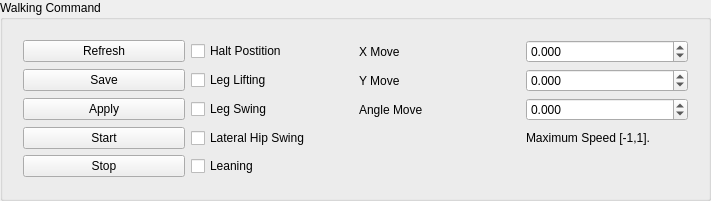
     <widget class="QGroupBox" name="groupBox_walking_command">
      <property name="geometry">
       <rect>
        <x>10</x>
        <y>280</y>
        <width>711</width>
        <height>201</height>
       </rect>
      </property>
      <property name="title">
       <string>Walking Command</string>
      </property>
      <layout class="QHBoxLayout" name="horizontalLayout">
       <item>
        <widget class="QWidget" name="widget" native="true">
         <layout class="QGridLayout" name="gridLayout_2">
          <item row="0" column="1">
           <widget class="QCheckBox" name="checkBox_halt_position">
            <property name="text">
             <string>Halt Postition</string>
            </property>
           </widget>
          </item>
          <item row="0" column="0">
           <widget class="QPushButton" name="button_capture_step_refresh">
            <property name="text">
             <string>Refresh</string>
            </property>
           </widget>
          </item>
          <item row="2" column="1">
           <widget class="QCheckBox" name="checkBox_leg_swing">
            <property name="text">
             <string>Leg Swing</string>
            </property>
           </widget>
          </item>
          <item row="4" column="0">
           <widget class="QPushButton" name="button_capture_step_stop">
            <property name="text">
             <string>Stop</string>
            </property>
            <property name="shortcut">
             <string>Esc</string>
            </property>
           </widget>
          </item>
          <item row="3" column="0">
           <widget class="QPushButton" name="button_capture_step_start">
            <property name="text">
             <string>Start</string>
            </property>
            <property name="shortcut">
             <string>F12</string>
            </property>
           </widget>
          </item>
          <item row="1" column="0">
           <widget class="QPushButton" name="button_capture_step_save">
            <property name="text">
             <string>Save</string>
            </property>
           </widget>
          </item>
          <item row="2" column="0">
           <widget class="QPushButton" name="button_capture_step_apply">
            <property name="text">
             <string>Apply</string>
            </property>
            <property name="shortcut">
             <string>\</string>
            </property>
           </widget>
          </item>
          <item row="1" column="1">
           <widget class="QCheckBox" name="checkBox_leg_lifting">
            <property name="text">
             <string>Leg Lifting</string>
            </property>
           </widget>
          </item>
          <item row="3" column="1">
           <widget class="QCheckBox" name="checkBox_lateral_hip_swing">
            <property name="text">
             <string>Lateral Hip Swing</string>
            </property>
           </widget>
          </item>
          <item row="0" column="3">
           <widget class="QDoubleSpinBox" name="d_spinBox_x_move">
            <property name="decimals">
             <number>3</number>
            </property>
            <property name="minimum">
             <double>-10.000000000000000</double>
            </property>
            <property name="maximum">
             <double>10.000000000000000</double>
            </property>
            <property name="singleStep">
             <double>0.001000000000000</double>
            </property>
           </widget>
          </item>
          <item row="4" column="1">
           <widget class="QCheckBox" name="checkBox_leaning">
            <property name="text">
             <string>Leaning</string>
            </property>
           </widget>
          </item>
          <item row="0" column="2">
           <widget class="QLabel" name="label_36">
            <property name="text">
             <string>X Move</string>
            </property>
           </widget>
          </item>
          <item row="1" column="2">
           <widget class="QLabel" name="label_37">
            <property name="text">
             <string>Y Move</string>
            </property>
           </widget>
          </item>
          <item row="1" column="3">
           <widget class="QDoubleSpinBox" name="d_spinBox_y_move">
            <property name="decimals">
             <number>3</number>
            </property>
            <property name="minimum">
             <double>-10.000000000000000</double>
            </property>
            <property name="maximum">
             <double>10.000000000000000</double>
            </property>
            <property name="singleStep">
             <double>0.010000000000000</double>
            </property>
           </widget>
          </item>
          <item row="2" column="3">
           <widget class="QDoubleSpinBox" name="d_spinBox_angle_move">
            <property name="decimals">
             <number>3</number>
            </property>
            <property name="minimum">
             <double>-10.000000000000000</double>
            </property>
            <property name="maximum">
             <double>10.000000000000000</double>
            </property>
            <property name="singleStep">
             <double>0.010000000000000</double>
            </property>
           </widget>
          </item>
          <item row="2" column="2">
           <widget class="QLabel" name="label_67">
            <property name="text">
             <string>Angle Move</string>
            </property>
           </widget>
          </item>
          <item row="3" column="3">
           <widget class="QLabel" name="label_warning">
            <property name="text">
             <string>Maximum Speed [-1,1].</string>
            </property>
           </widget>
          </item>
         </layout>
        </widget>
       </item>
      </layout>
     </widget>
